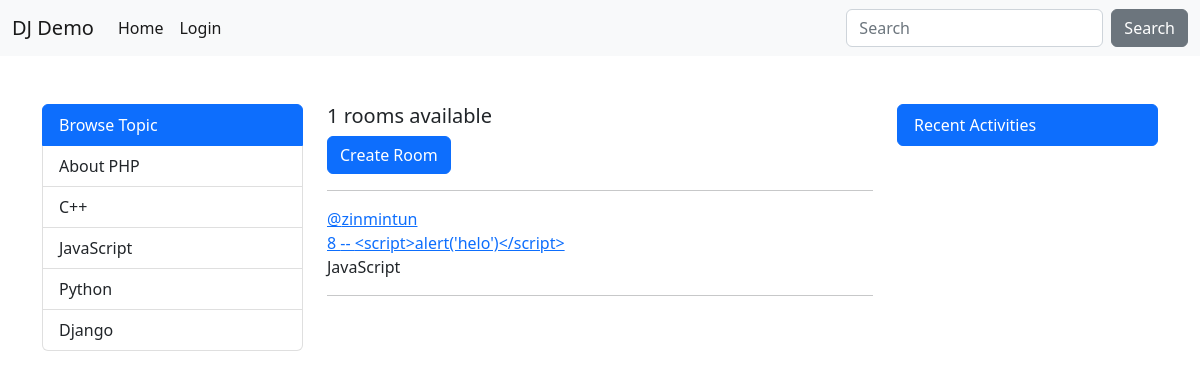
Screenshot of /?q=JavaScript with the database file from the repository.
### base/models.py (models this page shows, shortened)
class Topic(models.Model):
    name = models.CharField(max_length=200)

class Room(models.Model):
    host = models.ForeignKey(User, on_delete=models.SET_NULL, null=True)
    topic = models.ForeignKey(Topic, on_delete=models.SET_NULL, null=True)
    name = models.CharField(max_length=200)
    description = models.TextField(null=True, blank=True)
    participants = models.ManyToManyField(
        User, related_name='participants', blank=True)
    created = models.DateTimeField(auto_now_add=True)
    updated = models.DateTimeField(auto_now=True)
    class Meta:
        ordering = ['-updated', '-created']

### base/views.py (the view)
# urls.py: path('', views.home, name="home"),
def home(request):
    q = request.GET.get('q') if request.GET.get('q') != None else ''
    rooms = Room.objects.filter(
        Q(topic__name__icontains=q) |
        Q(name__icontains=q) |
        Q(description__icontains=q)
    )
    room_count = rooms.count()
    room_messages = Message.objects.filter(Q(room__topic__name__icontains=q))
    topics = Topic.objects.all()
    context = {'rooms': rooms, 'room_count': room_count,
               'topics': topics, 'room_messages': room_messages}
    return render(request, 'base/home.html', context)

### base/templates/base/home.html
{% extends 'main.html' %}
{% block content %}
<div class="col-md-3">
    {% include 'base/topices_components.html' %}
</div>
<div class="col-md-6">
    <div>
        <h5>
            {{room_count}} rooms available
        </h5>
        <a class="btn btn-primary" href="{% url 'create_room' %}">
            Create Room
        </a>
    </div>
    <hr>
    {% include 'base/feed_components.html' %}
</div>
<div class="col-md-3">
    {% include 'base/activities_components.html' %}
</div>
{% endblock %}

### base/templates/base/topices_components.html
<div class="list-group">
    <a href="{% url 'home' %}" class="list-group-item list-group-item-action active">
        Browse Topic
    </a>
    {% for topic in topics %}
    <a href="{% url 'home' %}?q={{ topic.name }}" class="list-group-item list-group-item-action">
        {{topic.name}}
    </a>
    {% endfor %}
</div>

### base/templates/base/feed_components.html (shortened to what this page needs)
<div>
    {% for room in rooms %}
    <div>
        <div>
            <a href="{% url 'profile' room.host.id %}">
                @{{room.host.username}}
            </a>
        </div>
        <a href="{% url 'room' room.id %}">
            {{room.id}} -- {{room.name}}
        </a>
        <p>
            {{room.topic.name}}
        </p>
        <hr>
    </div>
    {% endfor %}
</div>

### rows the page displays
Topic: name "About PHP"
Topic: name "C++"
Topic: name "JavaScript"
Topic: name "Python"
Topic: name "Django"
Room: host.username "zinmintun", id "8", name "<script>alert('helo')</script>", topic.name "JavaScript"

### other values shown
{{ room_count }} "1"
